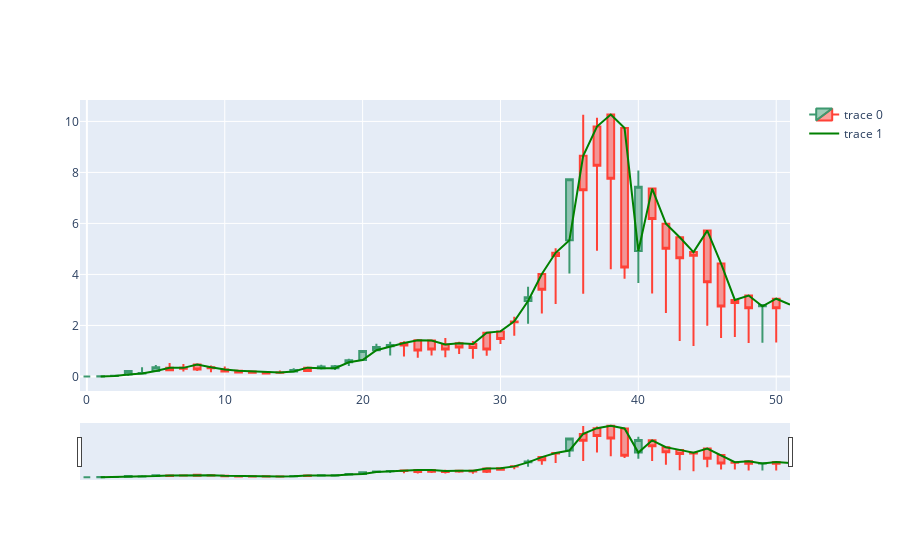

This figure's notebook cell:
### Code cell
X = [np.array(romania.iloc[0,])]
y = [[romania.iloc[1,0]]]
for i in range(1, len(romania.index)-1):
    week = romania.iloc[i,]
    week_open = romania.iloc[i+1,0]
    X.append(np.array(week))
    y.append([week_open])
X = np.array(X)
y = np.array(y)

fig = go.Figure()
fig.add_trace(go.Candlestick(
    open=X[:,0],
    high=X[:,1],
    low=X[:,2],
    close=X[:,3]
))
fig.add_trace(go.Scatter(x=romania.index+1, y=y.flatten(), line=dict(color='green', width=2)))
fig.show()
